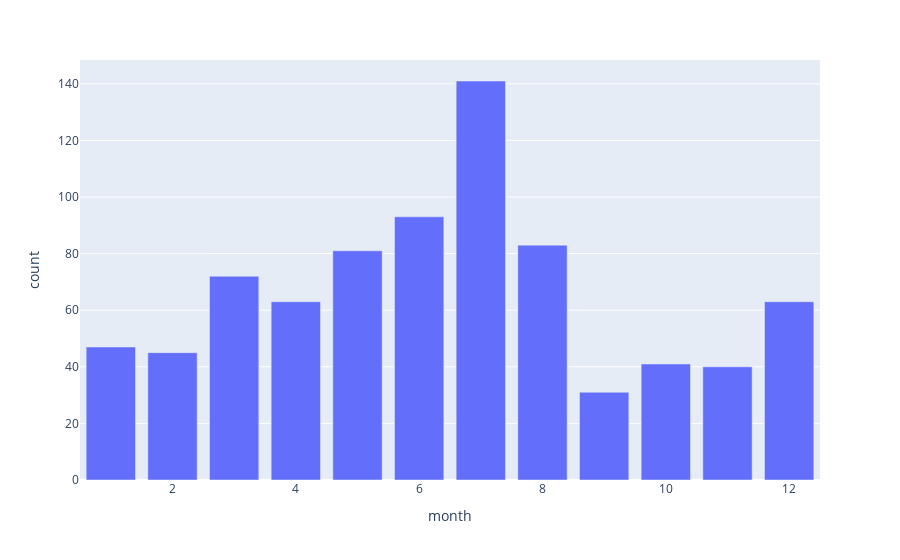

Write notebook code for a chart like this one.
### Code cell
# Applications payantes
need_visual(df1 = paid_month, column1= "month", column2="count", visual= "bar")

### Figure 1 — Plotly figure (JSON) as saved in the notebook; plotly's stock layout.template omitted (floating-point values rounded to 4 significant figures)
{"data": [{"alignmentgroup": "True", "hovertemplate": "month=%{x}<br>count=%{y}<extra></extra>", "legendgroup": "", "marker": {"color": "#636efa", "pattern": {"shape": ""}}, "name": "", "offsetgroup": "", "orientation": "v", "showlegend": false, "textposition": "auto", "type": "bar", "x": [7, 6, 8, 5, 3, 4, 12, 1, 2, 10, 11, 9], "xaxis": "x", "y": [141, 93, 83, 81, 72, 63, 63, 47, 45, 41, 40, 31], "yaxis": "y"}], "layout": {"barmode": "relative", "legend": {"tracegroupgap": 0}, "margin": {"t": 60}, "xaxis": {"anchor": "y", "domain": [0, 1], "title": {"text": "month"}}, "yaxis": {"anchor": "x", "domain": [0, 1], "title": {"text": "count"}}}}
